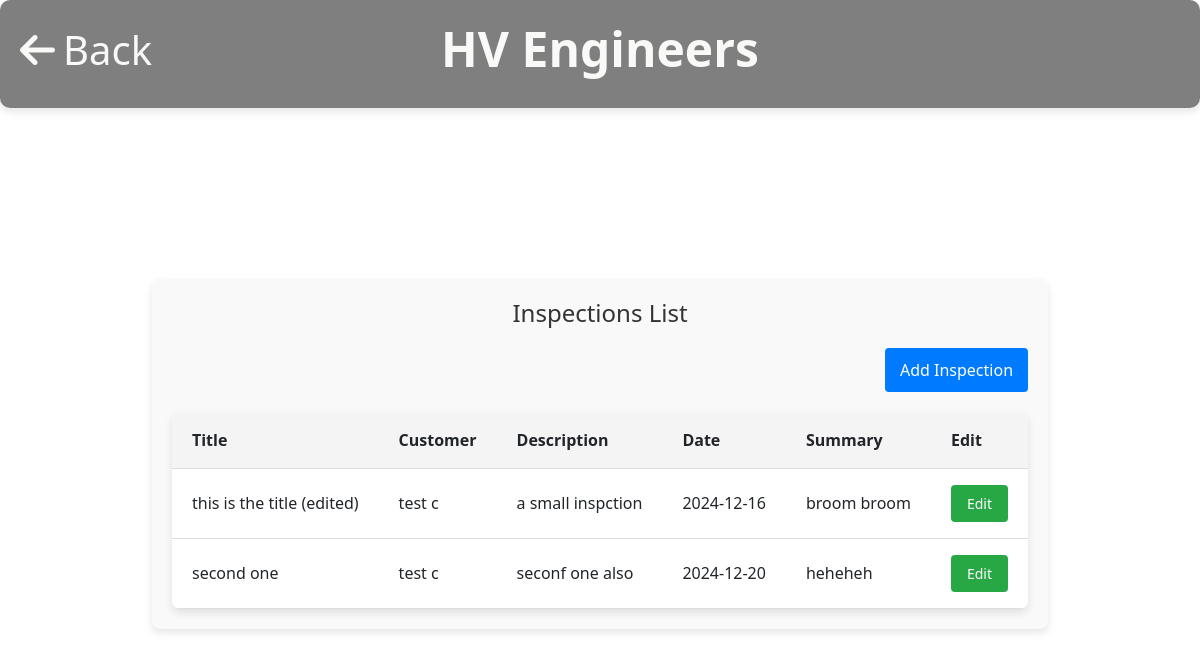
Page /inspections on the committed database.
### tables this page shows
CREATE TABLE Inspection_Header (
                inspection_id INTEGER PRIMARY KEY AUTOINCREMENT,
                description TEXT NOT NULL,
                summary TEXT,
                customer_id INTEGER NOT NULL,
                date TEXT NOT NULL,
                image_url TEXT DEFAULT NULL,
                title TEXT,
                last_modified TEXT NOT NULL DEFAULT CURRENT_TIMESTAMP,
                FOREIGN KEY (customer_id) REFERENCES Customer(customer_id)
            );

CREATE TABLE Customer (
                customer_id INTEGER PRIMARY KEY AUTOINCREMENT,
                name TEXT NOT NULL,
                site TEXT,
                image_url TEXT DEFAULT NULL,
                last_modified TEXT NOT NULL DEFAULT CURRENT_TIMESTAMP
            );

### app.py (the view)
@app.route('/inspections')
def inspection_summary():
    inspection_header = local.fetch("Inspection_Header")
    for dictionary in inspection_header:
        customer = local.fetch('Customer', {'customer_id': dictionary['customer_id']})
        if customer:
            dictionary.update({'name': customer[0]['name']})
        else:
            dictionary.update({'name': 'Unknown Customer'})
    print(inspection_header)
    return render_template('inspections.html', inspections=inspection_header)

### app.py (called while the page is built)
@app.after_request
def add_security_headers(response):
    if request.path == '/static/js/service-worker.js':
        response.headers['Service-Worker-Allowed'] = '/'
    return response

### local_database.py (called while the page is built)
def execute_sql(query, parameters=None):
    conn = None
    try:
        conn = sqlite3.connect(db_name)
        cursor = conn.cursor()
        if parameters:
            cursor.execute(query, parameters)
        else:
            cursor.execute(query)
        if query.strip().upper().startswith("SELECT") or query.strip().upper().startswith("PRAGMA"):
            rows = cursor.fetchall()
            return rows if rows else []  # Always return a list
        else:
            conn.commit()
            return True
    except sqlite3.Error as e:
        print(f"An error occurred: {e}")
        if query.strip().upper().startswith("SELECT") or query.strip().upper().startswith("PRAGMA"):
            return []
        return False  # Return False for non-SELECT queries
    finally:
        if conn:
            conn.close()

def fetch(table_name, conditions=None):
    if conditions:
        condition_clause = ' AND '.join(f"{key} = ?" for key in conditions.keys())
        query = f"SELECT * FROM {table_name} WHERE {condition_clause}"
        rows = execute_sql(query, tuple(conditions.values()))
    else:
        query = f"SELECT * FROM {table_name}"
        rows = execute_sql(query)
    if not rows:
        return []
    column_names = [description[1] for description in execute_sql(f"PRAGMA table_info({table_name})")]
    result = []
    for row in rows:
        row_dict = {column_names[i]: row[i] for i in range(len(row))}
        result.append(row_dict)
    return result

### templates/inspections.html (shortened to what this page needs)
{% extends 'base.html' %}
{% block content %}
<section class="inspection-section">
    <h2 class="section-title">Inspections List</h2>
    <div class="add-inspection-container">
        <a href="/inspection-Add" class="add-btn">Add Inspection</a>
    </div>
    <div class="inspection-list">
        {% if inspections %}
            <table class="inspection-table">
                <thead>
                    <tr>
                        <th>Title</th>
                        <th>Customer</th>
                        <th>Description</th>
                        <th>Date</th>
                        <th>Summary</th>
                        <th>Edit</th>
                    </tr>
                </thead>
                <tbody>
                    {% for inspection in inspections %}
                        <tr onclick="redirectToPrintReports({{ inspection.inspection_id }})">
                            <td>{{ inspection.title }}</td>
                            <td>{{ inspection.name }}</td>
                            <td>{{ inspection.description }}</td>
                            <td>{{ inspection.date }}</td>
                            <td>{{ inspection.summary }}</td>
                            <td>
                                <a href="/inspection-Edit/{{ inspection.inspection_id }}" class="edit-btn">Edit</a>
                            </td>
                        </tr>
                    {% endfor %}
                </tbody>
            </table>
        {% else %}
            <p>No inspections found.</p>
        {% endif %}
    </div>
</section>
{% endblock %}

### static/css/style.css (style rules this page uses)
:root { --primary-color: #7f7f7f; --secondary-color: #f9f9f7; --accent-color: #b0b0b0; --text-color: #333; --shadow-color: rgba(0, 0, 0, 0.1); --font-family: 'Roboto', sans-serif; }
html, body { overflow-x: hidden; height: 100%; display: flex; flex-direction: column; background: var(--secondary-color); font-family: var(--font-family); line-height: 1; color: var(--text-color); }
body { margin: 0; padding: 0; box-sizing: border-box; }
.section-title { font-size: 28px; margin-bottom: 20px; text-align: center; flex-shrink: 0; }
.add-btn { display: inline-block; padding: 10px 15px; font-size: 16px; color: #fff; background-color: #b0b0b0; border-radius: 5px; text-decoration: none; }
.edit-btn { display: inline-block; padding: 8px 12px; font-size: 14px; color: #fff; background-color: #7f7f7f; border-radius: 4px; text-decoration: none; text-align: center; }
.inspection-section { padding: 20px; background-color: #f9f9f9; border-radius: 8px; box-shadow: 0 4px 8px rgba(0, 0, 0, 0.1); max-width: 100%; margin: auto; }
.section-title { font-size: 24px; margin-bottom: 20px; color: #333; }
.add-inspection-container { margin-bottom: 20px; text-align: right; }
.add-btn { display: inline-block; background-color: #007bff; color: white; padding: 10px 15px; text-decoration: none; border-radius: 4px; font-size: 16px; transition: background-color 0.3s ease; }
.inspection-table { width: 100%; min-width: 50rem; border-collapse: collapse; background-color: white; border-radius: 8px; overflow: hidden; box-shadow: 0 4px 8px rgba(0, 0, 0, 0.1); }
.inspection-table th, .inspection-table td { text-align: left; padding: 16px 20px; border-bottom: 1px solid #ddd; vertical-align: middle; }
.inspection-table th { background-color: #f4f4f4; font-weight: bold; text-align: left; }
.inspection-table td { word-wrap: break-word; }
.edit-btn { display: inline-block; background-color: #28a745; color: white; padding: 8px 16px; text-decoration: none; border-radius: 4px; font-size: 14px; transition: background-color 0.3s ease; }

### rows in the picture
Inspection_Header: title "this is the title (edited)", description "a small inspction", date "2024-12-16", summary "broom broom"
Customer: name "test c" "test c"
Inspection_Header: title "second one", description "seconf one also", date "2024-12-20", summary "heheheh"
